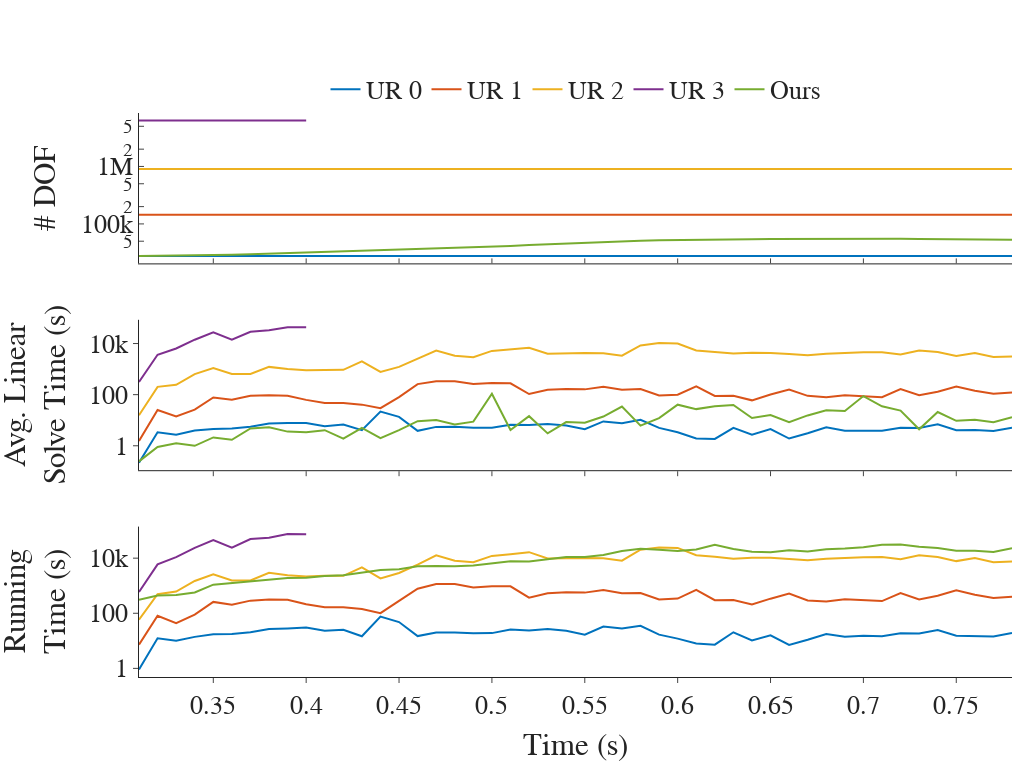

Notebook code cell kept with this figure:
### Code cell
fig = make_subplots(rows=3, cols=1, shared_xaxes=True)
x = 0.01 * np.arange(48) + 0.31
dirs = sorted(list(root.glob("*noremesh*/2023*"))) + [root / "restart_031" / "2023_04_13_21_55_40_703"]
for i, dir in enumerate(dirs):
    print(dir)
    energy_df = pd.read_csv(dir / "energy.csv")
    stats_df =  pd.read_csv(dir / "stats.csv")
    contact_df =  pd.read_csv(dir / "contacts.csv")
    solver_times =  pd.read_csv(dir / "solve_times.csv")
    
    stride = 1 if "noremesh" in dir.parent.name else 3
    name = str(dir.parent.name).split("-")[-1] if stride == 1 else "Ours"
    if stride == 1:
        name = name.replace("nref", "UR")
        name = name.replace("0", " 0").replace("1", " 1").replace("2", " 2").replace("3", " 3")
    # if name == "UR 3":
    #     continue

    ys = []
    offset = 1
    # if "noremesh" not in dir.parent.name:
    #     ys.append(np.array(stats_df["#V"])[:x.size] * 3)
    #     offset = 0
    ys.extend([
        # np.array(contact_df["# Contacts"])[:x.size], # num contacts
        # np.array(energy_df["total_energy"])[::stride][:x.size],
        # np.full(x.shape, np.nan), # max stress
        # np.array(energy_df["elastic_energy"])[::stride][:x.size],
        np.array(stats_df["#V"])[:x.size] * 3,
        np.array(solver_times["inverting"])[:x.size],
        np.array(stats_df["forward"] + stats_df["remeshing"] + stats_df["global_relaxation"])[:x.size],
        # np.array(stats_df["peak_mem"])[:x.size],
    ])
    for j, y in enumerate(ys):
        fig.add_trace(go.Scatter(x=x, y=y, mode="lines", name=name, showlegend=(j==0), line_color=matlab_colors[i]), row=j+1, col=1)
    
titles = {
    f"yaxis{i+1}": dict(
        title=title,
        type="log",
    )
    for i, title in enumerate([
        # "# Contacts",
        # "Energy (J)",
        # "Elastic Energy (J)",
        "# DOF",
        "Avg. Linear<br>Solve Time (s)",
        "Running<br>Time (s)",
        # "Peak Memory<br>(GiB)",
    ])
}
titles[f"xaxis{len(titles)}_title"] = "Time (s)"

fig.update_layout(
    **titles,
    **paper_style(aspect_ratio=0.75)
)
fig.show()
fig.write_image("nref-plot.pdf")
